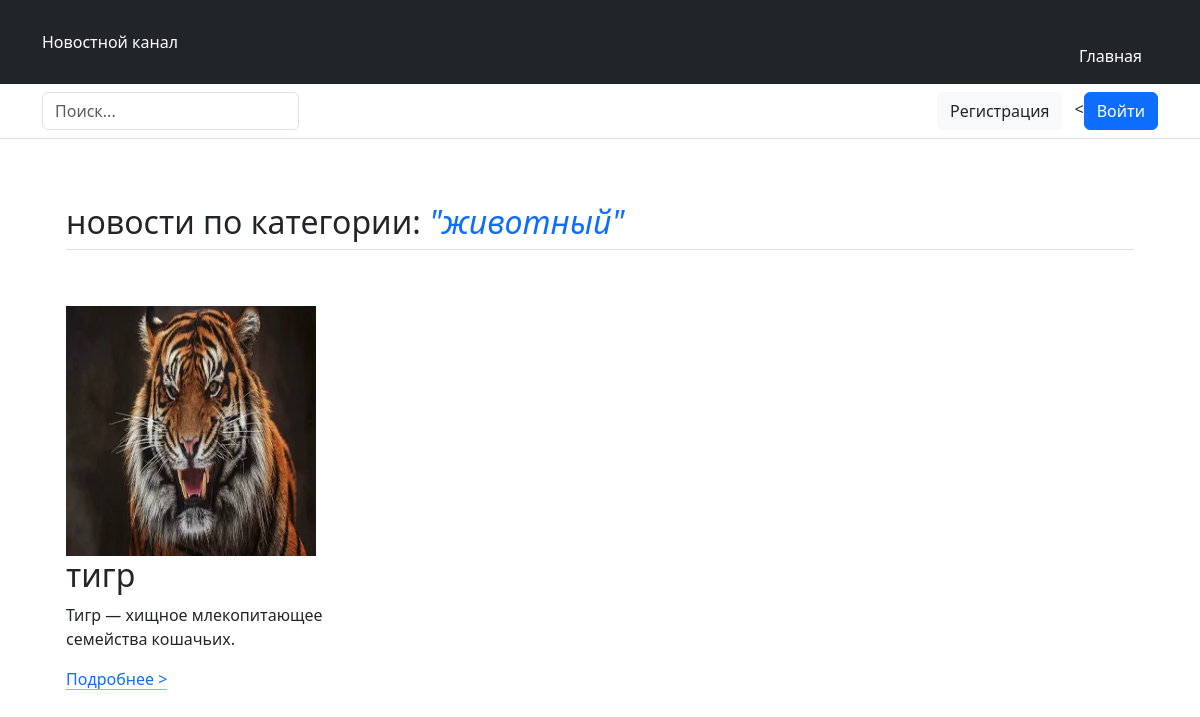
Page /category/1 on the committed database.
### index/models.py (models this page shows)
class Category(models.Model):
    category_name = models.CharField(max_length=32)
    create_date = models.DateTimeField(auto_now_add=True)
    def __str__(self):
        return str(self.category_name)

class Product(models.Model):
    product_name = models.CharField(max_length=128)
    product_des = models.TextField(blank=True)
    product_photo = models.ImageField(upload_to='media')
    create_date = models.DateTimeField(auto_now_add=True)
    product_category = models.ForeignKey(Category, on_delete=models.CASCADE)
    def __str__(self):
        return str(self.product_name)

### index/views.py (the view)
# urls.py: path('category/<int:pk>', views.category_page),
def category_page(request, pk):
    chosen_category = Category.objects.get(id=pk)
    current_products = Product.objects.filter(product_category=chosen_category)
    context = {
        'category': chosen_category,
        'products': current_products
    }
    return render(request, 'category.html', context)

### index/templates/category.html (shortened to what this page needs)
<!DOCTYPE html>
<html lang="ru">
<link rel="stylesheet" href="https://cdn.jsdelivr.net/npm/bootstrap@5.3.3/dist/css/bootstrap.min.css">
<head>
</head>
<body>
<header>
    <div class="px-3 py-2 bg-dark text-white">
      <div class="container">
        <div class="d-flex flex-wrap align-items-center justify-content-center justify-content-lg-start">
          <a href="/" class="d-flex align-items-center my-2 my-lg-0 me-lg-auto text-white text-decoration-none">
            <span>Новостной канал</span>
          </a>
          <ul class="nav col-12 col-lg-auto my-2 justify-content-center my-md-0 text-small">
            <li>
              <a href="/" class="nav-link text-white">
                <svg class="bi d-block mx-auto mb-1" width="24" height="24"><use xlink:href="#home"></use></svg>
                Главная
              </a>
            </li>
          </ul>
        </div>
      </div>
    </div>
    <div class="px-3 py-2 border-bottom mb-3">
      <div class="container d-flex flex-wrap justify-content-center">
        <form class="col-12 col-lg-auto mb-2 mb-lg-0 me-lg-auto">
          <input type="search" class="form-control" placeholder="Поиск..." aria-label="Search">
        </form>
        {% if user.is_authenticated %}
        <div class="text-end">
          <a href="/favorite"><button type="button" class="btn btn-light text-dark me-2">Избранные</button></a>
          <<a href="/logout"><button type="button" class="btn btn-primary">Выйти</button></a>
        </div>
          {% else %}
          <div class="text-end">
          <a href="/register"><button type="button" class="btn btn-light text-dark me-2">Регистрация</button></a>
          <<a href="/accounts/login"><button type="button" class="btn btn-primary">Войти</button></a>
          </div>
          {% endif %}
      </div>
    </div>
  </header>
<div class="container">
    <div class="container px-4 py-5" id="featured-3">
    <h2 class="pb-2 border-bottom">новости по категории: <i class="text-primary">"{{ category }}"</i></h2>
    <div class="row g-4 py-5 row-cols-1 row-cols-lg-3">
        {% for p in products %}
      <div class="feature col">
          <img src="{{ p.product_photo.url }}" alt="{{ p }}" width="250" height="250">
        <h2>{{ p }}</h2>
        <p>{{ p.product_des }}</p>
        <a href="/product/{{ p.id }}" class="icon-link">
          Подробнее >
        </a>
      </div>
        {% endfor %}
    </div>
  </div>
</div>
</body>
</html>

### rows in the picture
Category: category_name "животный"
Product: product_photo (picture), product_name "тигр", product_des "Тигр — хищное млекопитающее семейства кошачьих."
